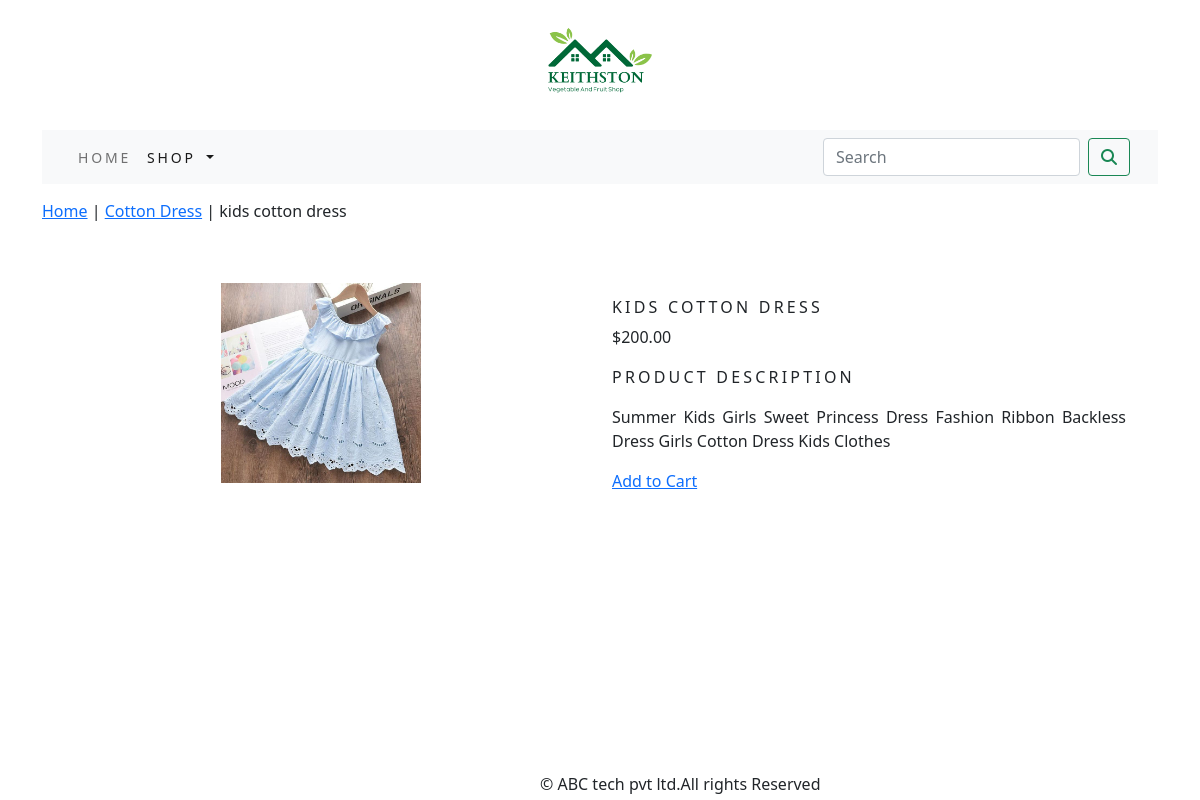
/shop/cotton-dress/kids-cotton-dress/, run on the app's committed database.
### shop/models.py (models this page shows, shortened)
class Product(models.Model):
    name = models.CharField(max_length=250, unique=True)
    slug = models.SlugField(max_length=250, unique=True)
    description = models.TextField(blank=True)
    price = models.DecimalField(max_digits=10, decimal_places=2)
    category = models.ForeignKey(Category, on_delete=models.CASCADE)
    image = models.ImageField(upload_to='product', blank=True)
    stock = models.IntegerField()
    available = models.BooleanField(default=True)
    created = models.DateTimeField(auto_now_add=True)
    updated = models.DateTimeField(auto_now=True)
    class Meta:
        ordering = ('name',)
        verbose_name = 'product'
        verbose_name_plural = 'products'

class Category(models.Model):
    name = models.CharField(max_length=250, unique=True)
    slug = models.SlugField(max_length=250, unique=True)
    description = models.TextField(blank=True)
    image = models.ImageField(upload_to='category', blank=True)
    class Meta:
        ordering = ('name',)
        verbose_name = 'category'
        verbose_name_plural = 'categories'
    def get_url(self):
        return reverse('shop:products_by_category', args=[self.slug])
    def __str__(self):
        return '{}'.format(self.name)

### shop/views.py (the view)
# urls.py: path('<slug:c_slug>/<slug:product_slug>/', views.proDetail, name='prodCatdetail'),
def proDetail(request, c_slug, product_slug):
    try:
        product = Product.objects.get(category__slug=c_slug,slug=product_slug)
    except Exception as e:
        raise e
    return render(request, 'product.html', {'product': product})

### cart/context_processors.py (called while the page is built)
def counter(request):
    item_count = 0
    if 'admin' in request.path:
        return {}
    else:
        try:
            cart = Cart.objects.filter(cart_id=cart_id(request))
            cart_items = CartItem.objects.all().filter(cart=cart[:1])
            for cart_item in cart_items:
                item_count += cart_item.quantity
        except Cart.DoesNotExist:
            item_count = 0
    return dict(item_count=item_count)

### cart/views.py (called while the page is built)
def cart_id(request):
    cart = request.session.session_key
    if not cart:
        cart = request.session.create()
    return cart

### shop/context_processors.py (called while the page is built)
def menu_links(request):
    links = Category.objects.all()
    return dict(links=links)

### templates/product.html (shortened to what this page needs)
{% extends 'base.html' %}
{% load static %}
{% block content %}
<div class="row my_prod_row_class">
    <div class="mx_auto">
        <p> <a href="{% url 'shop:allProdCat' %}">Home</a> | <a href="{{product.category.get_url}}">{{product.category}}</a> | {{product.name}} </p>
    </div>
</div>
<div class="container">
<div class="row">
    <div class="col-12 col-sm-12 col-md-12 col-lg-6 text-center">
        <div style="min-width:18rem">
            <img src="{{product.image.url}}" alt="{{product.name}}" width="200" height="200">
        </div>
    </div>
     <div class="col-12 col-sm-12 col-md-12 col-lg-6">
         <div>
        <h1 class="my_prod_title">{{product.name}}</h1>
         <p>${{product.price}}</p>
         <p class="my_title">Product Description</p>
         <p class="text-justify my_prod_text">{{product.description}}</p>
         {% if product.stock <= 0 %}
         <p class="text-justify my_prod_text"><b>Out of stock</b></p>
         {% else %}
         <a class="btn-btn-secondary " href="{% url 'cart:add_cart' product.id %}">Add to Cart</a>
         {% endif %}
       </div>
  </div>
</div>
</div>
{% endblock %}

### static/css/custom.css (style rules this page uses)
body { font-family : 'Roboto', sans-serif; }
.my_title { font-size : 16px; text-transform : uppercase; letter-spacing : .2em; }
.my_prod_row_class { padding-top : 15px; padding-bottom : 20px; }
.my_prod_title { font-size : 16px; text-transform : uppercase; letter-spacing : .2em; padding-top : 15px; padding-bottom : 10x; }
.my_prod_text { padding-right : 20px; }

### data on the page
Product: category "Cotton Dress", name "kids cotton dress", image (picture), name "KIDS COTTON DRESS", price "200.00", description "Summer Kids Girls Sweet Princess Dress Fashion Ribbon Backless Dress Girls Cotton Dress Kids Clothes"
